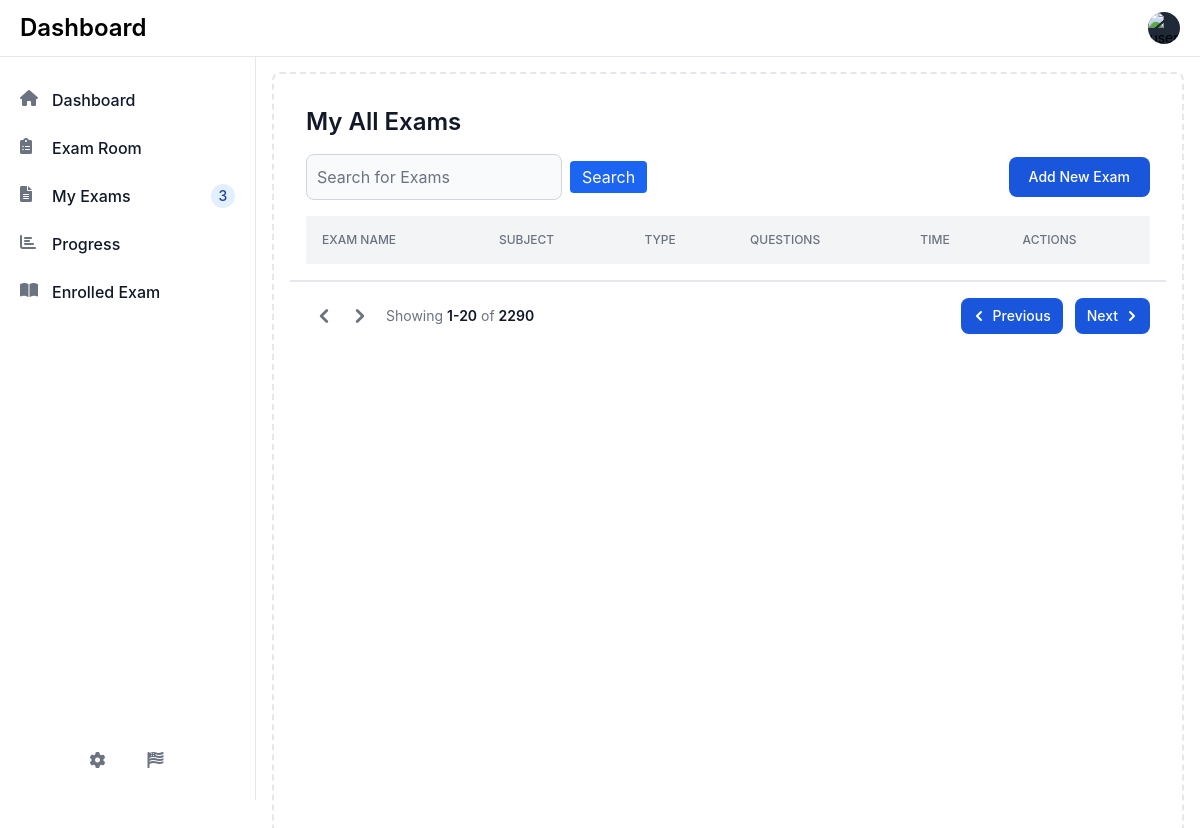
Before: /my-all-exams/ (signed in) with the older database file.
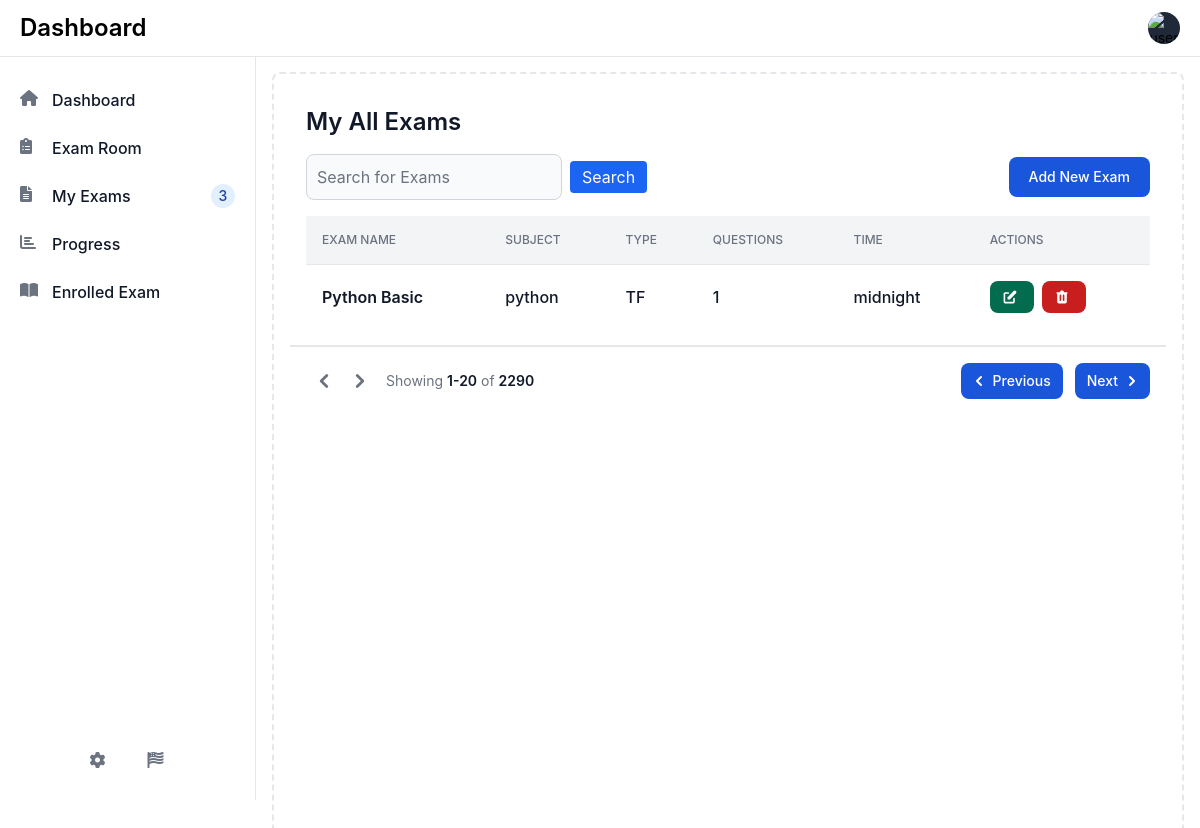
After: the same page with the newer database file.
### myapp/models.py (models this page shows, shortened)
class Exam(models.Model):
    EXAM_TYPE_CHOICES = [
        ('MCQ', 'Multiple Choice Questions'),
        ('TF', 'True/False'),
        ('SA', 'Short Answer'),
        ('MX', 'Mix'),
    ]
    TIME_SETTING_CHOICES = [
        ('exam', 'Full Exam Time'),
        ('question', 'Single Question Time'),
    ]
    VISIBILITY_CHOICES = [
        ('public', 'Public'),
        ('private', 'Private'),
    ]
    user = models.ForeignKey(CustomUser, on_delete=models.CASCADE)
    exam_name = models.CharField(max_length=100)
    exam_subject = models.CharField(max_length=100)
    exam_type = models.CharField(max_length=80, choices=EXAM_TYPE_CHOICES)
    number_of_questions = models.PositiveBigIntegerField()
    time_setting = models.CharField(max_length=50, choices=TIME_SETTING_CHOICES)
    exam_time = models.TimeField()
    visibility = models.CharField(max_length=50,choices=VISIBILITY_CHOICES,default="private")
    question_created = models.BooleanField(default=False)
    created_at = models.DateTimeField(auto_now_add=True)
    updated_at = models.DateTimeField(auto_now=True)

### myapp/views.py (the view)
# urls.py: path('my-all-exams/', my_all_exams, name='my-all-exams'),
def my_all_exams(request):
    try:
        user = CustomUser.objects.get(id=request.session['user_id'])
        exams = Exam.objects.filter(user=user)
        context = {
            'exams':exams,
        }
        return render(request, 'my_all_exams.html', context)
    except:
        exams = None
        context = {
            'exams':exams,
        }
        return render(request, 'my_all_exams.html', context)

### myapp/templates/my_all_exams.html (shortened to what this page needs)
{% extends "header.html" %}
{% block main %}
<div class="p-4 bg-white border-b border-gray-200 dark:bg-gray-800 dark:border-gray-700">
    <h1 class="text-xl font-semibold text-gray-900 sm:text-2xl dark:text-white mb-4">My All Exams</h1>
    <div class="flex justify-between items-center mb-4">
        <form class="flex items-center" action="#" method="GET">
            <input type="text" id="exam-search" name="search" class="bg-gray-50 border border-gray-300 text-gray-900 sm:text-sm rounded-lg focus:ring-primary-500 focus:border-primary-500 block w-64 p-2.5 dark:bg-gray-700 dark:border-gray-600 dark:placeholder-gray-400 dark:text-white" placeholder="Search for Exams">
            <button type="submit" class="ml-2 bg-blue-600 text-white px-3 py-1 rounded">Search</button>
        </form>
        <a href="{% url 'create-exam' %}" class="text-white bg-blue-700 hover:bg-blue-800 font-medium rounded-lg text-sm px-5 py-2.5 dark:bg-green-600 dark:hover:bg-green-700 focus:outline-none">Add New Exam</a>
    </div>
    <div class="overflow-x-auto w-full flex justify-center">
        <table class="min-w-full w-full table-auto divide-y divide-gray-200 dark:divide-gray-600">
            <thead class="bg-gray-100 dark:bg-gray-700">
                <tr>
                    <th scope="col" class="p-4 text-xs font-medium text-left text-gray-500 uppercase dark:text-gray-400">Exam Name</th>
                    <th scope="col" class="p-4 text-xs font-medium text-left text-gray-500 uppercase dark:text-gray-400">Subject</th>
                    <th scope="col" class="p-4 text-xs font-medium text-left text-gray-500 uppercase dark:text-gray-400">Type</th>
                    <th scope="col" class="p-4 text-xs font-medium text-left text-gray-500 uppercase dark:text-gray-400">Questions</th>
                    <th scope="col" class="p-4 text-xs font-medium text-left text-gray-500 uppercase dark:text-gray-400">Time</th>
                    <th scope="col" class="p-4 text-xs font-medium text-left text-gray-500 uppercase dark:text-gray-400">Actions</th>
                </tr>
            </thead>
            <tbody class="bg-white divide-y divide-gray-200 dark:bg-gray-800 dark:divide-gray-700">
                {% for e in exams %}
                <tr class="hover:bg-gray-100 dark:hover:bg-gray-700 cursor-pointer" onclick="location.href='{% url 'create-questions' e.id %}'">
                    <td class="p-4 text-sm font-normal text-gray-500 dark:text-gray-400">
                        <div class="text-base font-semibold text-gray-900 dark:text-white">{{ e.exam_name }}</div>
                    </td>
                    <td class="p-4 text-base font-medium text-gray-900 dark:text-white">{{ e.exam_subject }}</td>
                    <td class="p-4 text-base font-medium text-gray-900 dark:text-white">{{ e.exam_type }}</td>
                    <td class="p-4 text-base font-medium text-gray-900 dark:text-white">{{ e.number_of_questions }}</td>
                    <td class="p-4 text-base font-medium text-gray-900 dark:text-white">{{ e.exam_time }}</td>
                    <td class="p-4 space-x-2 flex items-center">
                        <button type="button" class="inline-flex items-center px-3 py-2 text-sm font-medium text-center text-white bg-green-700 hover:bg-green-800 rounded-lg">
                        </button>
                        <button type="button" class="inline-flex items-center px-3 py-2 text-sm font-medium text-center text-white bg-red-700 hover:bg-red-800 rounded-lg">
                        </button>
                    </td>
                </tr>
                {% endfor %}
            </tbody>
        </table>
    </div>
</div>
<div class="sticky bottom-0 right-0 items-center w-full p-4 bg-white border-t border-gray-200 sm:flex sm:justify-between dark:bg-gray-800 dark:border-gray-700">
    <div class="flex items-center mb-4 sm:mb-0">
        <a href="#" class="inline-flex justify-center p-1 text-gray-500 rounded cursor-pointer hover:text-gray-900 hover:bg-gray-100 dark:hover:bg-gray-700 dark:hover:text-white">
            <svg class="w-7 h-7" fill="currentColor" viewBox="0 0 20 20" xmlns="http://www.w3.org/2000/svg"><path fill-rule="evenodd" d="M12.707 5.293a1 1 0 010 1.414L9.414 10l3.293 3.293a1 1 0 01-1.414 1.414l-4-4a1 1 0 010-1.414l4-4a1 1 0 011.414 0z" clip-rule="evenodd"></path></svg>
        </a>
        <a href="#" class="inline-flex justify-center p-1 mr-2 text-gray-500 rounded cursor-pointer hover:text-gray-900 hover:bg-gray-100 dark:hover:bg-gray-700 dark:hover:text-white">
            <svg class="w-7 h-7" fill="currentColor" viewBox="0 0 20 20" xmlns="http://www.w3.org/2000/svg"><path fill-rule="evenodd" d="M7.293 14.707a1 1 0 010-1.414L10.586 10 7.293 6.707a1 1 0 011.414-1.414l4 4a1 1 0 010 1.414l-4 4a1 1 0 01-1.414 0z" clip-rule="evenodd"></path></svg>
        </a>
        <span class="text-sm font-normal text-gray-500 dark:text-gray-400">Showing <span class="font-semibold text-gray-900 dark:text-white">1-20</span> of <span class="font-semibold text-gray-900 dark:text-white">2290</span></span>
    </div>
    <div class="flex items-center space-x-3">
        <a href="#" class="inline-flex items-center justify-center flex-1 px-3 py-2 text-sm font-medium text-center text-white rounded-lg bg-blue-700 hover:bg-blue-800 focus:ring-4 focus:ring-blue-300 dark:bg-primary-600 dark:hover:bg-primary-700 dark:focus:ring-primary-800">
            <svg class="w-5 h-5 mr-1 -ml-1" fill="currentColor" viewBox="0 0 20 20" xmlns="http://www.w3.org/2000/svg"><path fill-rule="evenodd" d="M12.707 5.293a1 1 0 010 1.414L9.414 10l3.293 3.293a1 1 0 01-1.414 1.414l-4-4a1 1 0 010-1.414l4-4a1 1 0 011.414 0z" clip-rule="evenodd"></path></svg>
            Previous
        </a>
        <a href="#" class="inline-flex items-center justify-center flex-1 px-3 py-2 text-sm font-medium text-center text-white rounded-lg bg-blue-700 hover:bg-blue-800 focus:ring-4 focus:ring-blue-300 dark:bg-primary-600 dark:hover:bg-primary-700 dark:focus:ring-primary-800">
            Next
            <svg class="w-5 h-5 ml-1 -mr-1" fill="currentColor" viewBox="0 0 20 20" xmlns="http://www.w3.org/2000/svg"><path fill-rule="evenodd" d="M7.293 14.707a1 1 0 010-1.414L10.586 10 7.293 6.707a1 1 0 011.414-1.414l4 4a1 1 0 010 1.414l-4 4a1 1 0 01-1.414 0z" clip-rule="evenodd"></path></svg>
        </a>
    </div>
</div>
{% endblock main %}

### myapp/templates/header.html (shortened to what this page needs)
{% load static %}
<!DOCTYPE html>
<html lang="en">
<head>
    <link href="https://cdn.jsdelivr.net/npm/flowbite@2.5.2/dist/flowbite.min.css" rel="stylesheet" />
    <link rel="stylesheet" href="https://cdnjs.cloudflare.com/ajax/libs/font-awesome/6.0.0-beta3/css/all.min.css">
</head>
<body class="{% if request.COOKIES.theme == 'dark' %}dark{% endif %}">
   {% include "navbar.html" %}
   {% include "sidebar.html" %}
   <div class="p-4 sm:ml-64 dark:bg-gray-900" >
      <div class="p-4 border-2 border-gray-200 border-dashed rounded-lg dark:border-gray-700 mt-14" style="min-height:100vh">
         {% block main %}
         {% endblock %}
      </div>
   </div>
</body>
</html>

### myapp/templates/navbar.html (shortened to what this page needs)
<nav class="fixed top-0 z-50 w-full bg-white border-b border-gray-200 dark:bg-gray-800 dark:border-gray-700">
    <div class="px-3 py-3 lg:px-5 lg:pl-3">
      <div class="flex items-center justify-between">
        <div class="flex items-center justify-start rtl:justify-end">
          <a href="/" class="flex ms-2 md:me-24">
            <span class="self-center text-xl font-semibold sm:text-2xl whitespace-nowrap dark:text-white">Dashboard</span>
          </a>
        </div>
        {% if 'user_id' in request.session %}
        <div class="flex items-center">
            <button id="theme-toggle" type="button" class="text-gray-500 dark:text-gray-400 hover:bg-gray-100 dark:hover:bg-gray-700 focus:outline-none focus:ring-4 focus:ring-gray-200 dark:focus:ring-gray-700 rounded-lg text-sm p-2.5">
            </button>
            <div class="flex items-center ms-3">
              <div>
                <button type="button" class="flex text-sm bg-gray-800 rounded-full focus:ring-4 focus:ring-gray-300 dark:focus:ring-gray-600" aria-expanded="false" data-dropdown-toggle="dropdown-user">
                  <img class="w-8 h-8 rounded-full" src="https://flowbite.com/docs/images/people/profile-picture-5.jpg" alt="user photo">
                </button>
              </div>
            </div>
          </div>
      </div>
      {% endif %}
    </div>
  </nav>

### myapp/templates/sidebar.html (shortened to what this page needs)
<aside id="logo-sidebar" class="fixed top-0 left-0 z-40 w-64 h-screen pt-20 transition-transform -translate-x-full bg-white border-r border-gray-200 sm:translate-x-0 dark:bg-gray-800 dark:border-gray-700" aria-label="Sidebar">
    <div class="h-full px-3 pb-4 overflow-y-auto bg-white dark:bg-gray-800">
       <ul class="space-y-2 font-medium">
          <li>
             <a href="/" class="flex items-center p-2 text-gray-900 rounded-lg dark:text-white hover:bg-gray-100 dark:hover:bg-gray-700 group">
                <i class="fas fa-home w-5 h-5 text-gray-500 transition duration-75 dark:text-gray-400 group-hover:text-gray-900 dark:group-hover:text-white"></i>
                <span class="ms-3">Dashboard</span>
             </a>
          </li>
          <li>
             <a href="#" class="flex items-center p-2 text-gray-900 rounded-lg dark:text-white hover:bg-gray-100 dark:hover:bg-gray-700 group">
                <i class="fas fa-clipboard-list w-5 h-5 text-gray-500 transition duration-75 dark:text-gray-400 group-hover:text-gray-900 dark:group-hover:text-white"></i>
                <span class="flex-1 ms-3 whitespace-nowrap">Exam Room</span>
             </a>
          </li>
          <li>
             <a href="{% url "my-all-exams" %}" class="flex items-center p-2 text-gray-900 rounded-lg dark:text-white hover:bg-gray-100 dark:hover:bg-gray-700 group">
                <i class="fas fa-file-alt w-5 h-5 text-gray-500 transition duration-75 dark:text-gray-400 group-hover:text-gray-900 dark:group-hover:text-white"></i>
                <span class="flex-1 ms-3 whitespace-nowrap">My Exams</span>
                <span class="inline-flex items-center justify-center w-3 h-3 p-3 ms-3 text-sm font-medium text-blue-800 bg-blue-100 rounded-full dark:bg-blue-900 dark:text-blue-300">3</span>
             </a>
          </li>
          <li>
             <a href="#" class="flex items-center p-2 text-gray-900 rounded-lg dark:text-white hover:bg-gray-100 dark:hover:bg-gray-700 group">
                <i class="fas fa-chart-bar w-5 h-5 text-gray-500 transition duration-75 dark:text-gray-400 group-hover:text-gray-900 dark:group-hover:text-white"></i>
                <span class="flex-1 ms-3 whitespace-nowrap">Progress</span>
             </a>
          </li>
          <li>
             <a href="#" class="flex items-center p-2 text-gray-900 rounded-lg dark:text-white hover:bg-gray-100 dark:hover:bg-gray-700 group">
                <i class="fas fa-book-open w-5 h-5 text-gray-500 transition duration-75 dark:text-gray-400 group-hover:text-gray-900 dark:group-hover:text-white"></i>
                <span class="flex-1 ms-3 whitespace-nowrap">Enrolled Exam</span>
             </a>
          </li>
       </ul>
       {% if 'user_id' in request.session %}
       <div class="absolute bottom-0 left-0 justify-center flex w-full p-4 space-x-4 bg-white dark:bg-gray-800">
        <a href="{% url "setting" %}" data-tooltip-target="tooltip-settings" class="inline-flex justify-center p-2 text-gray-500 rounded cursor-pointer hover:text-gray-900 hover:bg-gray-100 dark:hover:bg-gray-700 dark:hover:text-white">
          <i class="fas fa-cog w-6 h-6"></i>
        </a>
        <button type="button" data-dropdown-toggle="language-dropdown" class="inline-flex justify-center p-2 text-gray-500 rounded cursor-pointer hover:text-gray-900 hover:bg-gray-100 dark:hover:bg-gray-700 dark:hover:text-white">
          <i class="fas fa-flag-usa h-5 w-5 rounded-full mt-0.5"></i>
        </button>
      </div>
      {% endif %}
    </div>
 </aside>

Changed rows visible on the page:
added Exam: exam_name "Python Basic", exam_subject "python", exam_type "TF", number_of_questions "1", exam_time "midnight"
